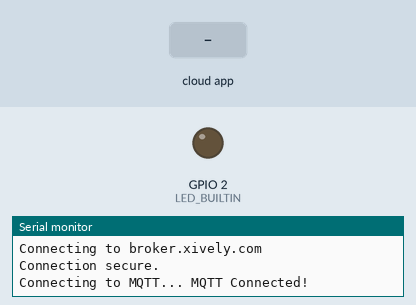
Recording of a sketch running on a simulated ESP8266 (NodeMCU). Parts: output pins drawn as LEDs (lit = HIGH, except the on-board LED, lit = LOW), the last lines printed to the serial monitor. Inputs (shaded band) come from the test bench. WiFi joins after 1.5 s; servers stay silent unless stated; no MQTT or app messages arrive unless stated.

Above: at 4.8 s.
4.9 s: the phone or cloud app sets potenciometro to 1
At 5.8 s:
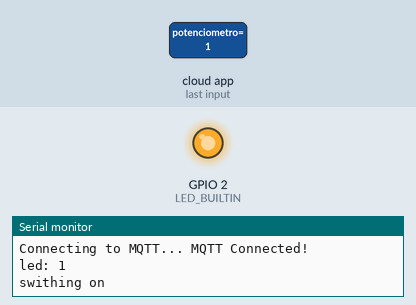
6.4 s: the phone or cloud app sets potenciometro to 0
At 7.7 s:
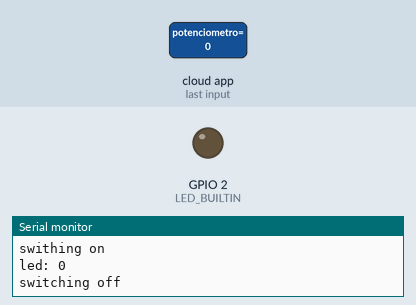
Timing chart, 0 to 9.4 s (numbered marks = the images above; inputs shaded):
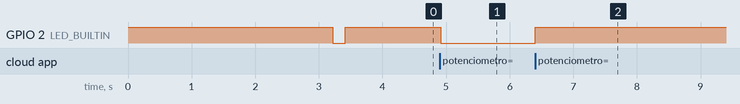

Measured:
- after the input at 4.9 s, GPIO 2 (LED_BUILTIN): HIGH → LOW at once
- after the input at 6.4 s, GPIO 2 (LED_BUILTIN): LOW → HIGH at once

The sketch:

Xively.ino
```cpp
#include <ESP8266WiFi.h>
#include <Adafruit_MQTT.h>
#include <Adafruit_MQTT_Client.h>

#define XIVELY_BROKER             "broker.xively.com"
#define XIVELY_BROKER_PORT        443

// Enter your WiFi credentials
#define WLAN_SSID                 "Wideo"
#define WLAN_PASS                 "churnparamkt<5%"

// Enter your Xively credentials and topic
#define XIVELY_DEVICE_ID          "445fe324-e39a-4939-813b-dd44fda8fb70"
#define XIVELY_DEVICE_CREDENTIALS "8ZG8Soes0E5zcvbUtwKWNH2E3n+rUMNEqajoiwPVo54=445fe324-e39a-4939-813b-dd44fda8fb70"
#define LED_TOPIC                 "xi/blue/v1/730425e5-2503-4dc1-a78c-b3d170e356b7/d/445fe324-e39a-4939-813b-dd44fda8fb70/potenciometro"

// Only change this if you have a newer certificate fingerprint
const char* fingerprint = "60:1A:9C:B6:DF:9C:AF:F5:00:0C:6B:E4:43:0A:22:FE:45:F8:48:23";

// Setup the MQTT secure client class by passing in the WiFi client and MQTT server and login details.
WiFiClientSecure client;
Adafruit_MQTT_Client mqtt(&client, XIVELY_BROKER, XIVELY_BROKER_PORT, XIVELY_DEVICE_ID, XIVELY_DEVICE_CREDENTIALS);

// Setup Channel
Adafruit_MQTT_Subscribe led = Adafruit_MQTT_Subscribe(&mqtt, LED_TOPIC);

void MQTT_connect();
void verifySecure();
void blink();

void setup() {
  Serial.begin(9600);

  // Finds the onboard LED and sets it to off
  pinMode(LED_BUILTIN, OUTPUT);
  digitalWrite(LED_BUILTIN, HIGH);

  Serial.println(F("Xively MQTTS (SSL/TLS) Example"));

  // Connect to WiFi access point
  Serial.println(); Serial.println();
  Serial.print("Connecting to ");
  Serial.println(WLAN_SSID);

  delay(1000);

  WiFi.begin(WLAN_SSID, WLAN_PASS);
  delay(2000);

  while (WiFi.status() != WL_CONNECTED) {
    delay(500);
    Serial.print(".");
  }
  Serial.println();

  Serial.println("WiFi connected");
  Serial.println("IP address: "); Serial.println(WiFi.localIP());

  // verify SSL certificate origin
  verifySecure();
  blink(1);
  mqtt.subscribe(&led);
}

void loop() {
  // Ensure the connection to the MQTT server is alive
  MQTT_connect();

  // Subscribe to channel and apply changes.
  // Messages in the channel should be 0 or 1
  Adafruit_MQTT_Subscribe *subscription;
  while ((subscription = mqtt.readSubscription(5000))) {
    if (subscription == &led) {
      Serial.print(F("led: "));
      Serial.println((char *)led.lastread);
    }

    if (strcmp((char *)led.lastread, "1") == 0) {
        digitalWrite(LED_BUILTIN, LOW);
        Serial.println("swithing on");
    }
    if (strcmp((char *)led.lastread, "0") == 0) {
      digitalWrite(LED_BUILTIN, HIGH);
      Serial.println("switching off");
    }
  }
}


void verifySecure() {

  const char* host = XIVELY_BROKER;

  Serial.print("Connecting to ");
  Serial.println(host);

  if (! client.connect(host, XIVELY_BROKER_PORT)) {
    Serial.println("Connection failed. Halting execution.");
    while(1);
  }

  // Shut down connection if host identity cannot be trusted.
  if (client.verify(fingerprint, host)) {
    Serial.println("Connection secure.");
  } else {
    Serial.println("Connection insecure! Halting execution.");
    while(1);
  }
}

void blink(int times) {
  int count = 0;
  while (count < times) {
    digitalWrite(LED_BUILTIN, LOW);
    delay(200);
    digitalWrite(LED_BUILTIN, HIGH);
    delay(200);
    count++;
  }
}

// Function to connect and reconnect as necessary to the MQTT server.
// Should be called in the loop function and it will take care if connecting.
void MQTT_connect() {
  int8_t ret;
  // Stop if already connected.
  if (mqtt.connected()) {
    return;
  }

  Serial.print("Connecting to MQTT... ");

  uint8_t retries = 3;
  while ((ret = mqtt.connect()) != 0) { // connect will return 0 for connected
       Serial.println(mqtt.connectErrorString(ret));
       Serial.println("Retrying MQTT connection in 5 seconds...");
       mqtt.disconnect();
       delay(5000);  // wait 5 seconds
       retries--;
       if (retries == 0) {
         // basically die and wait for WDT to reset me
         while (1);
       }
  }

  Serial.println("MQTT Connected!");
}
```
